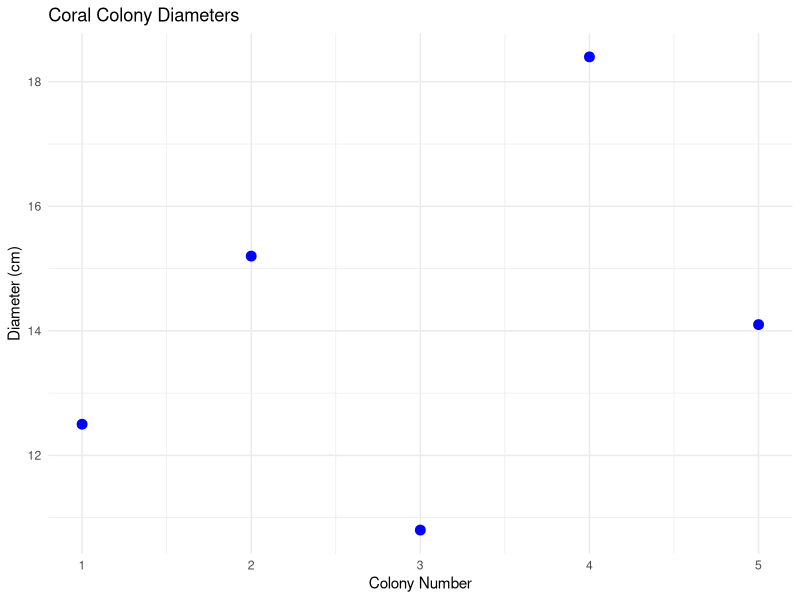
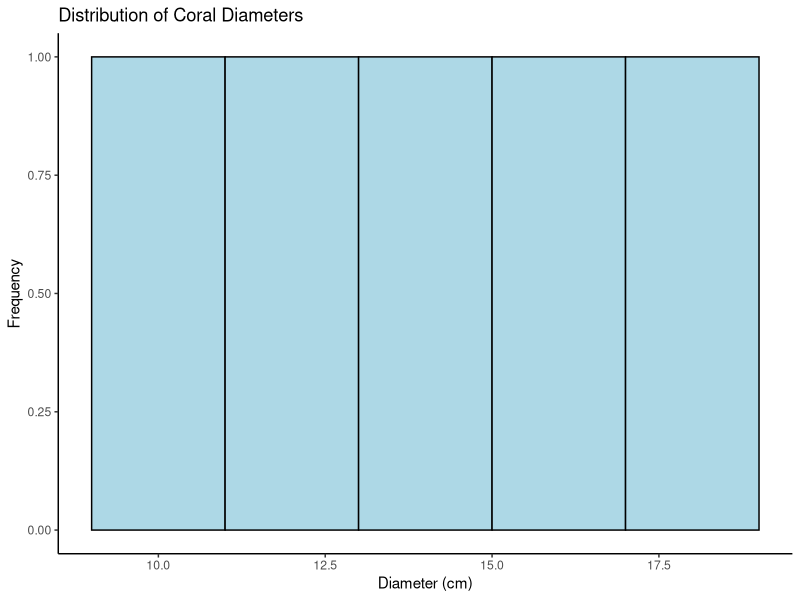
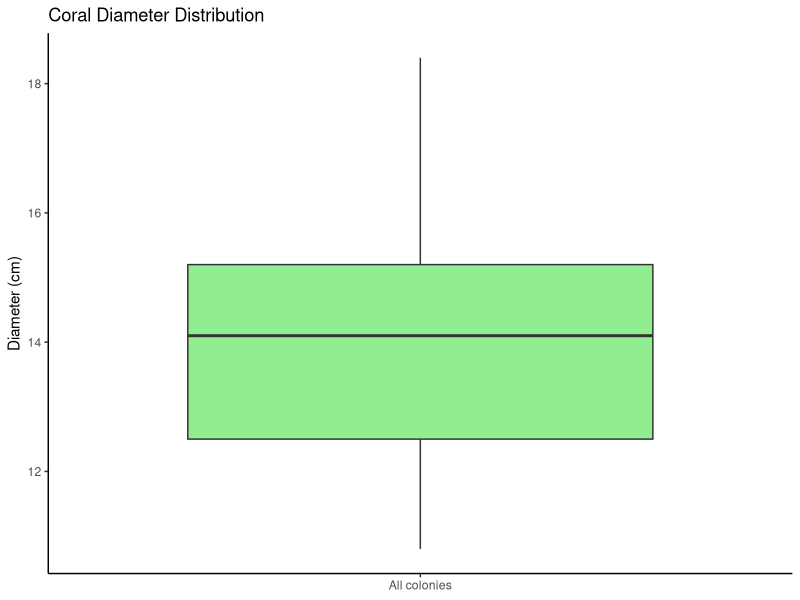
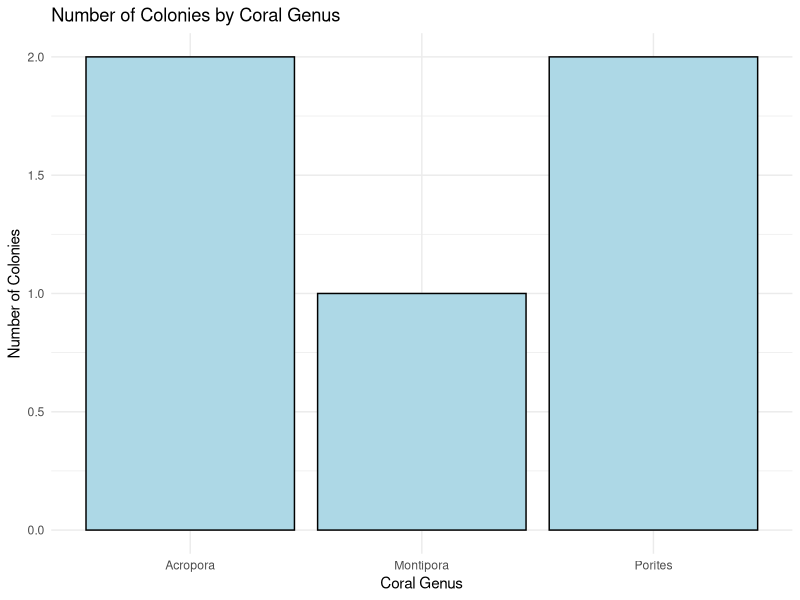

Write R code to recreate these figures, in order.
## ---- chunk 1
library(ggplot2)

coral_df <- data.frame(
  Colony = 1:5,
  Diameter_cm = c(12.5, 15.2, 10.8, 18.4, 14.1),
  Genus = c("Acropora", "Porites", "Acropora",
            "Montipora", "Porites")
)
## ---- chunk 2
ggplot(coral_df, aes(x = Colony, y = Diameter_cm)) +
  geom_point(color = "blue", size = 3) +
  labs(
    title = "Coral Colony Diameters",
    x = "Colony Number",
    y = "Diameter (cm)"
  ) +
  theme_minimal()
## ---- chunk 3
ggplot(coral_df, aes(x = Diameter_cm)) +
  geom_histogram(
    binwidth = 2,
    fill = "lightblue",
    color = "black"
  ) +
  labs(
    title = "Distribution of Coral Diameters",
    x = "Diameter (cm)",
    y = "Frequency"
  ) +
  theme_classic()
## ---- chunk 4
ggplot(coral_df, aes(x = "All colonies", y = Diameter_cm)) +
  geom_boxplot(fill = "lightgreen") +
  labs(
    title = "Coral Diameter Distribution",
    x = NULL,
    y = "Diameter (cm)"
  ) +
  theme_classic()
## ---- chunk 5
ggplot(coral_df, aes(x = Genus)) +
  geom_bar(fill = "lightblue", color = "black") +
  labs(
    title = "Number of Colonies by Coral Genus",
    x = "Coral Genus",
    y = "Number of Colonies"
  ) +
  theme_minimal()
